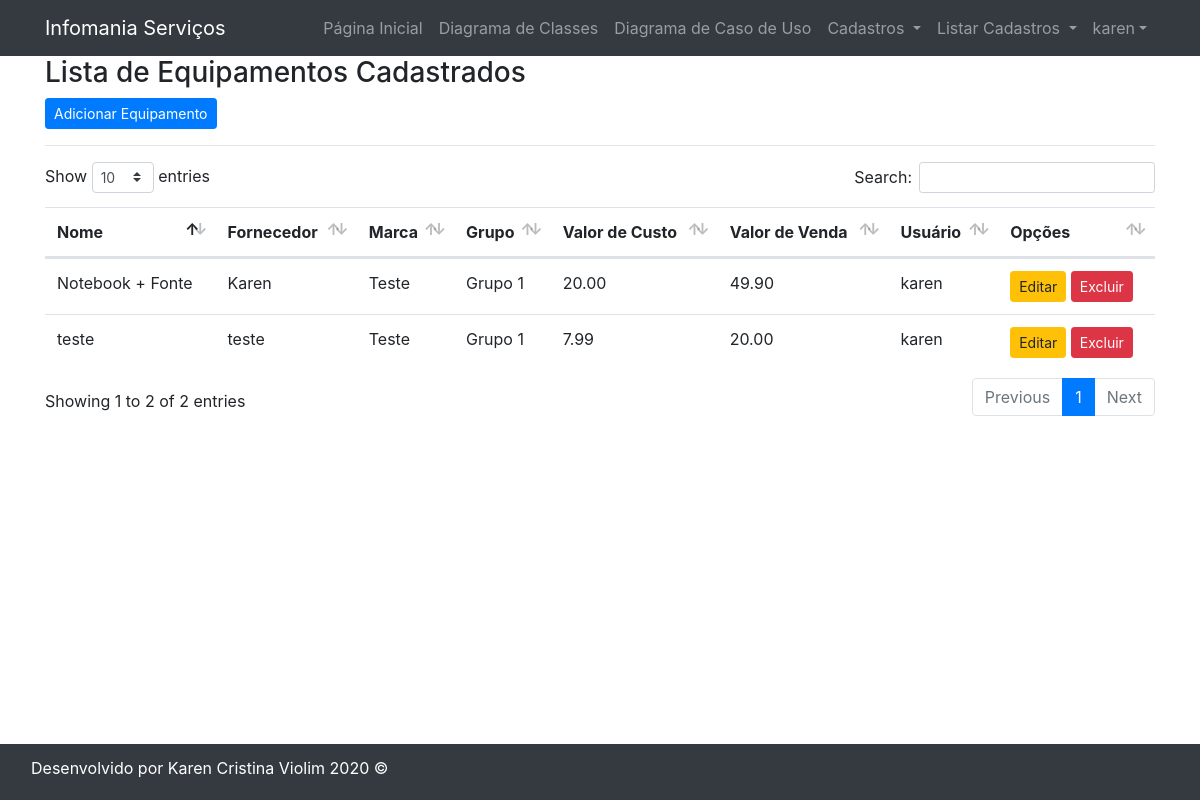
/listar/equipamento/ (signed in), run on an earlier commit of the app's database.
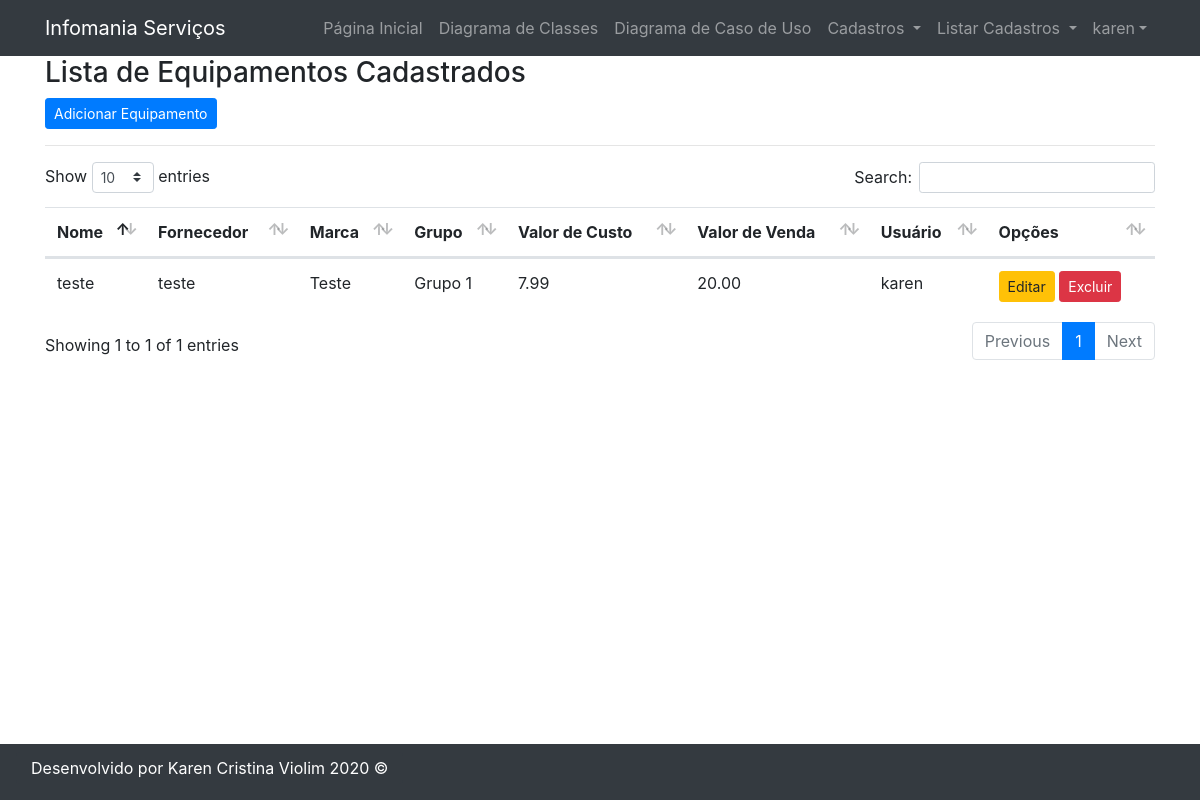
And on a later commit of the database.
### cadastros/models.py (models this page shows, shortened)
class Equipamento(models.Model):
    nome_eq = models.CharField(max_length=100, verbose_name="Nome do Equipamento")
    fornecedor = models.CharField(max_length=100)
    marca = models.ForeignKey(Marca, on_delete=models.PROTECT)
    grupo = models.ForeignKey(Grupo, on_delete=models.PROTECT)
    valor_compra = models.DecimalField(decimal_places=2, max_digits=8, verbose_name="Valor de Custo")
    valor_venda = models.DecimalField(decimal_places=2, max_digits=8, verbose_name="Valor de Venda")
    usuario = models.ForeignKey(User, on_delete=models.PROTECT)

class Marca(models.Model):
    nome = models.CharField(max_length=80)
    descricao = models.CharField(max_length=100, verbose_name="Descrição")

class Grupo(models.Model):
    descricao = models.CharField(max_length=100, verbose_name="Descrição")

### cadastros/views.py (the view)
# urls.py: path('listar/equipamento/', EquipamentoList.as_view(), name='listar-equipamento'),
class EquipamentoList(LoginRequiredMixin, ListView):
    login_url = reverse_lazy('login')
    model = Equipamento
    template_name = 'cadastros/listas/equipamento.html'
    def get_queryset(self):
        self.object_list = Equipamento.objects.filter(usuario=self.request.user)
        return self.object_list

### cadastros/templates/cadastros/listas/equipamento.html (shortened to what this page needs)
{% extends 'paginas/modelo.html' %} {% load static %} {% block menu %}
<div class="col-md-12">
    <h3>Lista de Equipamentos Cadastrados</h3>
    <a href="{% url 'cadastrar-equipamento' %}" class="btn btn-primary btn-sm">Adicionar Equipamento</a>
    <hr>
    <div class="table responsive">
        <table class="table table striped" id="tabela_equipamento">
            <thead>
                <tr>
                    <th>Nome</th>
                    <th>Fornecedor</th>
                    <th>Marca</th>
                    <th>Grupo</th>
                    <th>Valor de Custo</th>
                    <th>Valor de Venda</th>
                    <th>Usuário</th>
                    <th>Opções</th>
                </tr>
            </thead>
            <tbody>
                {% for equipamento in object_list %}
                <tr>
                    <td>{{ equipamento.nome_eq }}</td>
                    <td>{{ equipamento.fornecedor }}</td>
                    <td>{{ equipamento.marca.nome }}</td>
                    <td>{{ equipamento.grupo.descricao }}</td>
                    <td>{{ equipamento.valor_compra }}</td>
                    <td>{{ equipamento.valor_venda }}</td>
                    <td>{{ equipamento.usuario }}</td>
                    <td>
                        <a href="{% url 'editar-equipamento' equipamento.pk %}" class="btn btn-warning btn-sm" title="Excluir">Editar</a>
                        <a href="{% url 'excluir-equipamento' equipamento.pk%}" class="btn btn-danger btn-sm" title="Editar">Excluir</a>
                    </td>
                </tr>
                {% empty %}
                <tr>
                    <td colspan="3">Nenhum campo registrado.</td>
                </tr>
                {% endfor %}
            </tbody>
        </table>
    </div>
</div>
{% endblock %} {% block lateral %} {% endblock %}

### paginas/templates/paginas/modelo.html (shortened to what this page needs)
{% load static %}
<!DOCTYPE html>
<html lang="pt-br">
<head>
    <link rel="stylesheet" href="{% static 'css/bootstrap.min.css' %}">
    <link rel="stylesheet" href="{% static 'css/font-awesome.min.css' %}">
    <link rel="stylesheet" href="{% static 'css/blog-home.css' %}">
    <link rel="stylesheet" href="{% static 'css/modern-business.css' %}">
    <link rel="stylesheet" type="text/css" href="{% static 'css/datatables.min.css' %}">
</head>
<body>
    {% block cabecalho %}
    <nav class="navbar navbar-expand-lg navbar-dark bg-dark fixed-top">
        <div class="container">
            <a class="navbar-brand" href="{% url 'index' %}">Infomania Serviços</a>
            <div class="collapse navbar-collapse" id="navbarResponsive">
                <ul class="navbar-nav ml-auto">
                    <li class="nav-item">
                        <a class="nav-link" href="{% url 'index' %}">Página Inicial
                        </a>
                    </li>
                    <li class="nav-item">
                        <a class="nav-link" href="{% url 'sobre' %}">Diagrama de Classes</a>
                    </li>
                    <li class="nav-item">
                        <a class="nav-link" href="{% url 'sobre2' %}">Diagrama de Caso de Uso</a>
                    </li>
                    {% if request.user.is_authenticated %}
                    <li class="nav-item dropdown">
                        <a class="nav-link dropdown-toggle" href="#" id="navbarDropdownPortfolio" role="button" data-toggle="dropdown" aria-haspopup="true" aria-expanded="false">
                          Cadastros
                        </a>
                    </li>
                    {% endif %} {% if request.user.is_authenticated %}
                    <li class="nav-item dropdown">
                        <a class="nav-link dropdown-toggle" href="#" id="navbarDropdownBlog" data-toggle="dropdown" aria-haspopup="true" aria-expanded="false">
                          Listar Cadastros
                        </a>
                    </li>
                    {% endif %} {% if request.user.is_authenticated %}
                    <li class="nav-item dropdown">
                        <a class="nav-link dropdown-toggle" href="#" id="navbarDropdownBlog" data-toggle="dropdown" aria-haspopup="true" aria-expanded="false">{{request.user}}</a>
                    </li>
                    {% endif %}
                </ul>
            </div>
    </nav>
    {% endblock %}
    <div class="container">
        <div class="row">
            {% block menu %}{% endblock %}
            <div class="col-md-4">
     {% block rodape %}
    <nav class="navbar navbar-expand-lg navbar-dark bg-dark fixed-bottom">
        <footer class="py-1 bg-dark pagination justify-content-center mb-2">
            <div class="container">
                <p class="m-0 text-center text-white">Desenvolvido por Karen Cristina Violim 2020 &copy;</p>
            </div>
        </footer>
    </nav>
    {% endblock %}
</body>
</html>

### static/css/blog-home.css (style rules this page uses)
body { padding-top: 56px; }

### static/css/modern-business.css (style rules this page uses)
body { padding-top: 56px; }

What changed in the data, as far as the page shows it:
removed Equipamento: nome_eq "Notebook + Fonte", fornecedor "Karen", marca.nome "Teste", grupo.descricao "Grupo 1", valor_compra "20.00", valor_venda "49.90", usuario "karen"
Also different on the page:
text written by a page script: "Show entries Search: Showing 1 to 2 of 2 entries Previous 1 Next" → "Show entries Search: Showing 1 to 1 of 1 entries Previous 1 Next"
